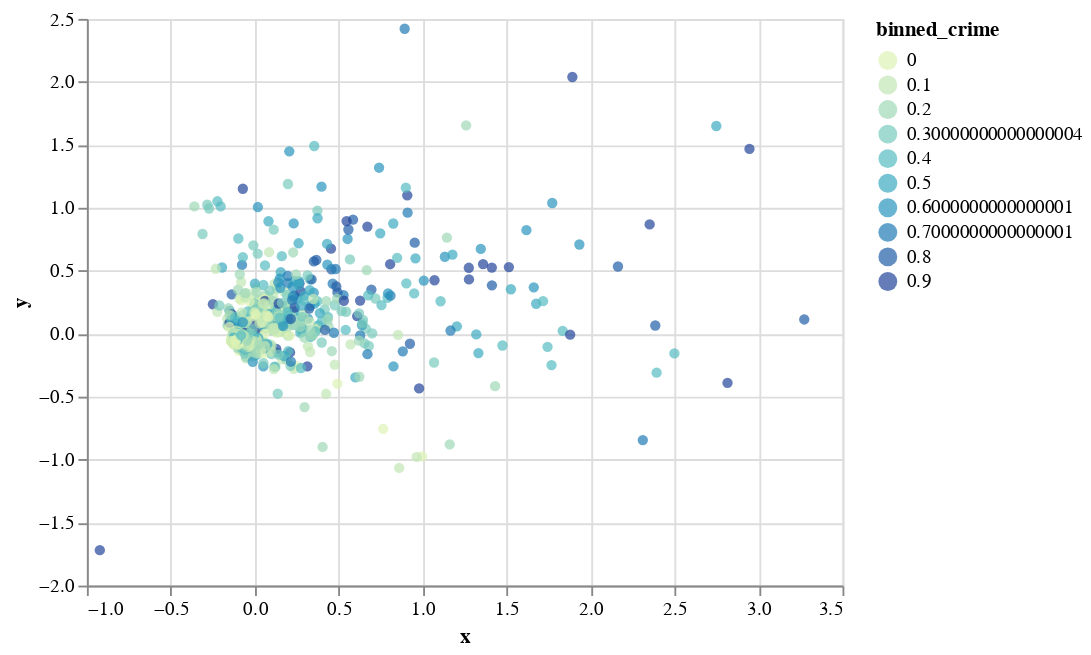

Here is the notebook cell this chart was saved with:
### Code cell
mds_df['crime_rate'] = processed['ViolentCrimesPerPop numeric']

alt.Chart(mds_df).mark_circle().encode(
    x='x:Q',
    y='y:Q',
    color=alt.Color('binned_crime:O', scale=alt.Scale(scheme='yellowgreenblue'))
).transform_bin(
    as_='binned_crime', 
    field='crime_rate',
)

### Figure 1 — Vega-Lite specification as saved in the notebook (floating-point values rounded to 4 significant figures; data arrays with more than 128 entries replaced by an {"elided": "..."} marker saying what was removed)
{"config": {"view": {"continuousWidth": 400, "continuousHeight": 300}}, "data": {"name": "data-bcae4c7df7d16b6b471a3864c8c5b119"}, "mark": "circle", "encoding": {"color": {"type": "ordinal", "field": "binned_crime", "scale": {"scheme": "yellowgreenblue"}}, "x": {"type": "quantitative", "field": "x"}, "y": {"type": "quantitative", "field": "y"}}, "transform": [{"bin": true, "field": "crime_rate", "as": "binned_crime"}], "$schema": "https://vega.github.io/schema/vega-lite/v4.0.2.json", "datasets": {"data-bcae4c7df7d16b6b471a3864c8c5b119": {"elided": "1994 records"}}}
